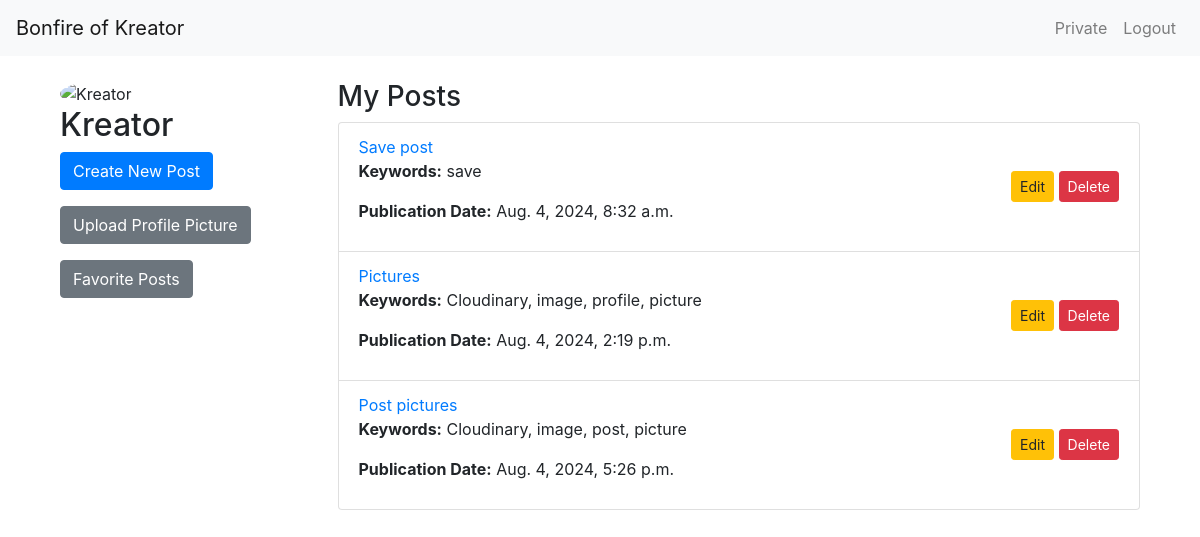
Screenshot of /private/ (signed in) with the database file from the repository.
### blog/models.py (models this page shows, shortened)
class CustomUser(AbstractBaseUser, PermissionsMixin):
    email = models.EmailField(unique=True)
    nickname = models.CharField(max_length=30)
    profile_picture = CloudinaryField('image', blank=True, null=True)
    is_active = models.BooleanField(default=True)
    is_staff = models.BooleanField(default=False)
    objects = CustomUserManager()
    USERNAME_FIELD = 'email'
    REQUIRED_FIELDS = ['nickname']

class Post(models.Model):
    author = models.ForeignKey(CustomUser, on_delete=models.CASCADE, related_name='posts')
    title = models.CharField(max_length=255)
    keywords = models.CharField(max_length=255, default='')
    content = models.TextField()
    created_at = models.DateTimeField(auto_now_add=True)
    updated_at = models.DateTimeField(auto_now=True)
    image = CloudinaryField('image', blank=True, null=True)

### blog/views.py (the view)
# urls.py: path('private/', views.private_area, name='private_area'),
@login_required
def private_area(request):
    posts = Post.objects.filter(author=request.user)
    return render(request, 'blog/private_area.html', {'posts': posts})

### blog/templates/blog/private_area.html (shortened to what this page needs)
{% extends "base.html" %}
{% block content %}
<div class="container">
    <div class="row">
        <div class="col-md-3">
            <div class="profile-header">
                {% if user.profile_picture %}
                    <img src="{{ user.profile_picture.url }}" alt="{{ user.nickname }}" style="max-width: 100px; border-radius: 50%;">
                {% else %}
                    <img src="default_profile_picture_url" alt="Default Profile Picture" style="max-width: 100px; border-radius: 50%;">
                {% endif %}
                <h2>{{ user.nickname }}</h2>
            </div>
            <a href="{% url 'post_create' %}" class="btn btn-primary mb-3">Create New Post</a>
            <a href="{% url 'upload_profile_picture' %}" class="btn btn-secondary mb-3">Upload Profile Picture</a>
            <a href="{% url 'favorite_list' %}" class="btn btn-secondary mb-3">Favorite Posts</a>
        </div>
        <div class="col-md-9">
            <h3>My Posts</h3>
            <ul class="list-group">
                {% for post in posts %}
                    <li class="list-group-item d-flex justify-content-between align-items-center">
                        <div>
                            <a href="{% url 'post_detail' post.pk %}">{{ post.title }}</a>
                            <p><strong>Keywords:</strong> {{ post.keywords }}</p>
                            <p><strong>Publication Date:</strong> {{ post.created_at }}</p>
                        </div>
                        <div>
                            <a href="{% url 'post_edit' post.pk %}" class="btn btn-warning btn-sm">Edit</a>
                            <form action="{% url 'post_delete' post.pk %}?next={% url 'private_area' %}" method="post" style="display:inline;">
                                <button type="submit" class="btn btn-danger btn-sm">Delete</button>
                            </form>
                        </div>
                    </li>
                {% endfor %}
            </ul>
        </div>
    </div>
</div>
{% endblock %}

### blog/templates/partials/navbar.html (shortened to what this page needs)
<nav class="navbar navbar-expand-lg navbar-light bg-light">
    <a class="navbar-brand" href="{% url 'post_list' %}">
        {% if user.is_authenticated %}
            Bonfire of {{ user.nickname }}
        {% else %}
            Bonfire
        {% endif %}
    </a>
    <div class="collapse navbar-collapse" id="navbarNav">
        <ul class="navbar-nav ml-auto">
            {% if user.is_authenticated %}
                <li class="nav-item">
                    <a class="nav-link" href="{% url 'private_area' %}">Private</a>
                </li>
                <li class="nav-item">
                    <form method="post" action="{% url 'logout' %}">
                        <button type="submit" class="btn btn-link nav-link" style="border: none; background: none;">Logout</button>
                    </form>
                </li>
            {% endif %}
        </ul>
    </div>
</nav>

### rows the page displays
CustomUser: nickname "Kreator"
Post: title "Save post", keywords "save", created_at "Aug. 4, 2024, 8:32 a.m."
Post: title "Pictures", keywords "Cloudinary, image, profile, picture", created_at "Aug. 4, 2024, 2:19 p.m."
Post: title "Post pictures", keywords "Cloudinary, image, post, picture", created_at "Aug. 4, 2024, 5:26 p.m."
